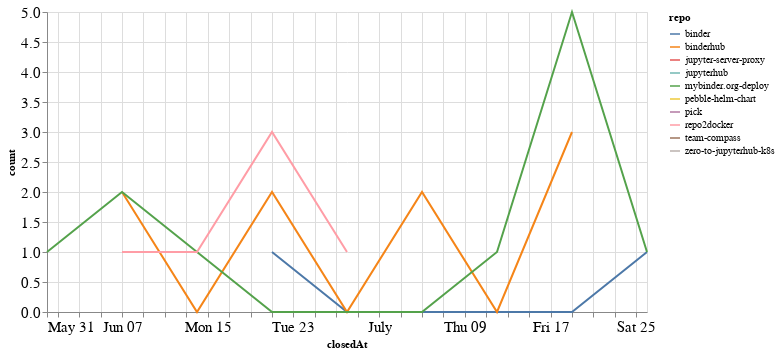

The notebook cell saved with this chart:
### Code cell
closed_by_time = closed_by.groupby('repo').resample('W', on='closedAt').count()['author'].reset_index()
closed_by_time = closed_by_time.rename(columns={'author': 'count'})

alt.Chart(closed_by_time, width=600).mark_line().encode(
    x='closedAt',
    y='count',
    color='repo',
    tooltip="repo"
)

### Figure 1 — Vega-Lite specification as saved in the notebook (floating-point values rounded to 4 significant figures)
{"config": {"axisLeft": {"labelFontSize": 15}, "axisBottom": {"labelFontSize": 15}}, "data": {"name": "data-ed9e43b84b90f8cdc25b7585242a2329"}, "mark": "line", "encoding": {"color": {"type": "nominal", "field": "repo"}, "tooltip": {"type": "nominal", "field": "repo"}, "x": {"type": "temporal", "field": "closedAt"}, "y": {"type": "quantitative", "field": "count"}}, "width": 600, "$schema": "https://vega.github.io/schema/vega-lite/v4.8.1.json", "datasets": {"data-ed9e43b84b90f8cdc25b7585242a2329": [{"repo": "binder", "closedAt": "2020-06-21T00:00:00", "count": 1}, {"repo": "binder", "closedAt": "2020-06-28T00:00:00", "count": 0}, {"repo": "binder", "closedAt": "2020-07-05T00:00:00", "count": 0}, {"repo": "binder", "closedAt": "2020-07-12T00:00:00", "count": 0}, {"repo": "binder", "closedAt": "2020-07-19T00:00:00", "count": 0}, {"repo": "binder", "closedAt": "2020-07-26T00:00:00", "count": 1}, {"repo": "binderhub", "closedAt": "2020-06-07T00:00:00", "count": 2}, {"repo": "binderhub", "closedAt": "2020-06-14T00:00:00", "count": 0}, {"repo": "binderhub", "closedAt": "2020-06-21T00:00:00", "count": 2}, {"repo": "binderhub", "closedAt": "2020-06-28T00:00:00", "count": 0}, {"repo": "binderhub", "closedAt": "2020-07-05T00:00:00", "count": 2}, {"repo": "binderhub", "closedAt": "2020-07-12T00:00:00", "count": 0}, {"repo": "binderhub", "closedAt": "2020-07-19T00:00:00", "count": 3}, {"repo": "jupyter-server-proxy", "closedAt": "2020-06-14T00:00:00", "count": 1}, {"repo": "jupyterhub", "closedAt": "2020-06-07T00:00:00", "count": 1}, {"repo": "mybinder.org-deploy", "closedAt": "2020-05-31T00:00:00", "count": 1}, {"repo": "mybinder.org-deploy", "closedAt": "2020-06-07T00:00:00", "count": 2}, {"repo": "mybinder.org-deploy", "closedAt": "2020-06-14T00:00:00", "count": 1}, {"repo": "mybinder.org-deploy", "closedAt": "2020-06-21T00:00:00", "count": 0}, {"repo": "mybinder.org-deploy", "closedAt": "2020-06-28T00:00:00", "count": 0}, {"repo": "mybinder.org-deploy", "closedAt": "2020-07-05T00:00:00", "count": 0}, {"repo": "mybinder.org-deploy", "closedAt": "2020-07-12T00:00:00", "count": 1}, {"repo": "mybinder.org-deploy", "closedAt": "2020-07-19T00:00:00", "count": 5}, {"repo": "mybinder.org-deploy", "closedAt": "2020-07-26T00:00:00", "count": 1}, {"repo": "pebble-helm-chart", "closedAt": "2020-06-07T00:00:00", "count": 1}, {"repo": "pick", "closedAt": "2020-06-14T00:00:00", "count": 1}, {"repo": "repo2docker", "closedAt": "2020-06-07T00:00:00", "count": 1}, {"repo": "repo2docker", "closedAt": "2020-06-14T00:00:00", "count": 1}, {"repo": "repo2docker", "closedAt": "2020-06-21T00:00:00", "count": 3}, {"repo": "repo2docker", "closedAt": "2020-06-28T00:00:00", "count": 1}, {"repo": "team-compass", "closedAt": "2020-06-28T00:00:00", "count": 1}, {"repo": "zero-to-jupyterhub-k8s", "closedAt": "2020-07-26T00:00:00", "count": 1}]}}
